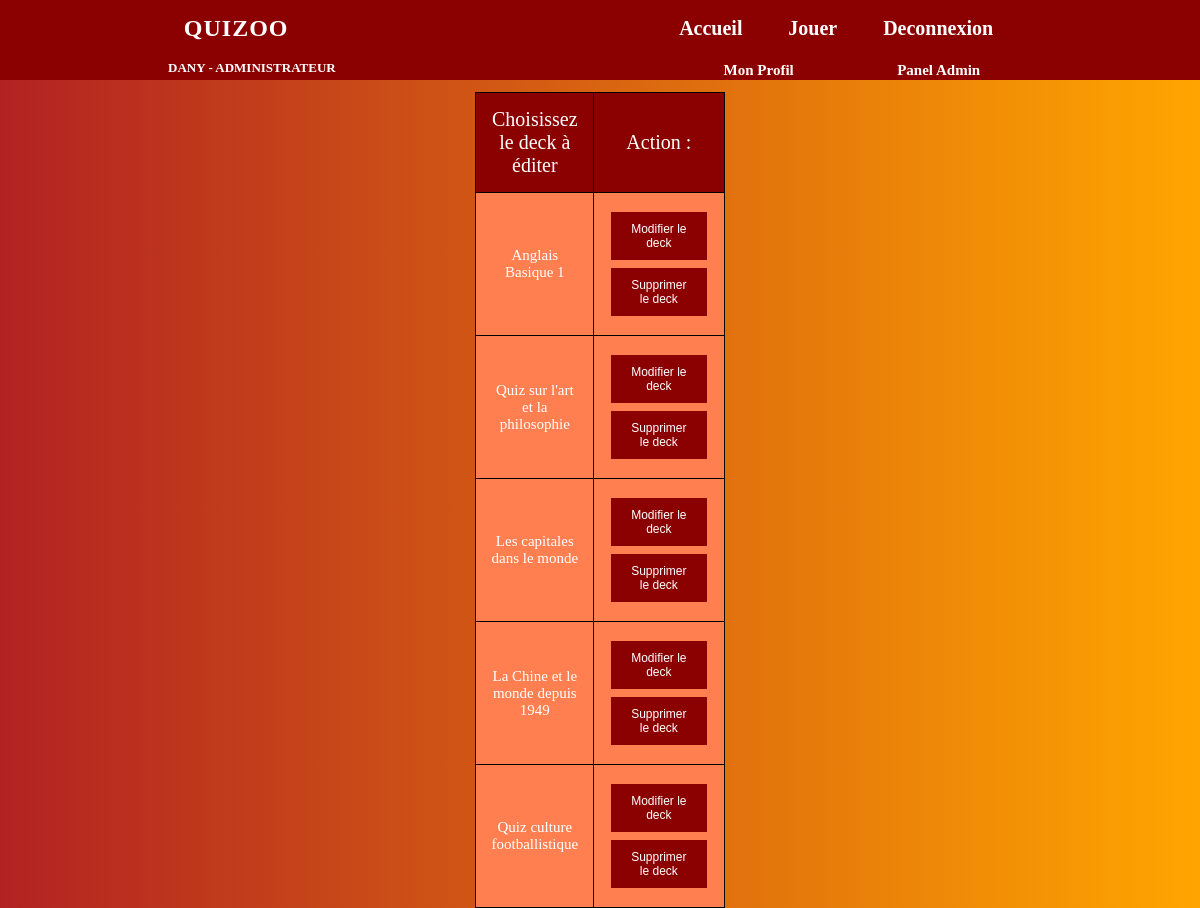
/site/admin/manage_deckad.php (signed in), run on the app's committed database.
### tables this page shows
CREATE TABLE `deck` (
  `id` int(11) NOT NULL,
  `nom` varchar(100) NOT NULL,
  `nomdeck` varchar(100) NOT NULL,
  `categorie` varchar(100) NOT NULL,
  `q1` varchar(100) DEFAULT NULL,
  `q2` varchar(100) DEFAULT NULL,
  `q3` varchar(100) DEFAULT NULL,
  `q4` varchar(100) DEFAULT NULL,
  `q5` varchar(100) DEFAULT NULL,
  `q6` varchar(100) DEFAULT NULL,
  `q7` varchar(100) DEFAULT NULL,
  `q8` varchar(100) DEFAULT NULL,
  `q9` varchar(100) DEFAULT NULL,
  `q10` varchar(100) DEFAULT NULL,
  `playcount` int(10) NOT NULL DEFAULT 0,
  `valide` varchar(100) DEFAULT NULL,
  `difficulte` varchar(100) NOT NULL
);

### site/admin/manage_deckad.php (the view, shortened to what this page needs)
<?php
     include '../header.php';
    $user = Secu($_SESSION['user']);
    $GetDeck = $BDD->prepare("SELECT * FROM deck");
    $GetDeck->bindValue(':user',$user);
    $GetDeck->execute();
    $resultat_deck = $GetDeck->fetchAll();
?>
        <form action="manage_deckad.php" method="POST">
            <table class="tabadmin" style="width: 20%; height: 75px;">
                <tbody>
                    <tr>
                        <td style="width: 60%;" class="tdredac">
                            Choisissez le deck à éditer
                        </td>
                        <td style="width: 40%;" class="tdredac">
                            Action :
                        </td>
                    </tr>
                    <tr>
                        <?php foreach ($resultat_deck as $row){?>
                            <tr>
                                <td style="width: 60%;" class="tdredacq">
                                    <?echo htmlspecialchars_decode($row['nomdeck']); ?>
                                </td>
                                <td style="width: 40%;" class="tdredacq">
                                    <button name="modifier" type="submit" value="<?= htmlspecialchars_decode($row['nomdeck']); ?>" class="butredac" >Modifier le deck</button>
                                    <button name="supprimer" type="submit" value="<?= htmlspecialchars_decode($row['nomdeck']); ?>" class="butredac" >Supprimer le deck</button>
                                </td>
                            </tr>
                        <?php } ?>
                    </tr>
                </tbody>
            </table>
        </form>
    </body>
</html>

### site/assets/css/style4.css (style rules this page uses)
* { margin: 0px; padding: 0px; box-sizing: border-box; }
body { color: white; background: linear-gradient(-90deg, orange, firebrick);; scroll-behavior: smooth; }
.tabadmin { border-collapse: collapse; margin-left:auto; margin-right:auto; margin-top: 1%; }
.tabadmin th, td { padding: 15px; text-align: left; border: 1px solid black; }
.tabadmin th, td { padding: 15px; text-align: center; border: 1px solid black; }
.tdredac { background-color: darkred; font-size: 20px; }
.tdredacq { background-color: coral; font-size: 15px; }
.butredac { background-color: darkred; border: none; color: white; padding: 10px 20px; text-align: center; text-decoration: none; display: inline-block; font-size: 12px; margin: 4px 2px; }

### data on the page
deck: nomdeck "Anglais Basique 1"
deck: nomdeck "Quiz sur l'art et la philosophie"
deck: nomdeck "Les capitales dans le monde"
deck: nomdeck "La Chine et le monde depuis 1949"
deck: nomdeck "Quiz culture footballistique"

### other printed values
$_SESSION['user'] "DANY"
usertype() "ADMINISTRATEUR"
